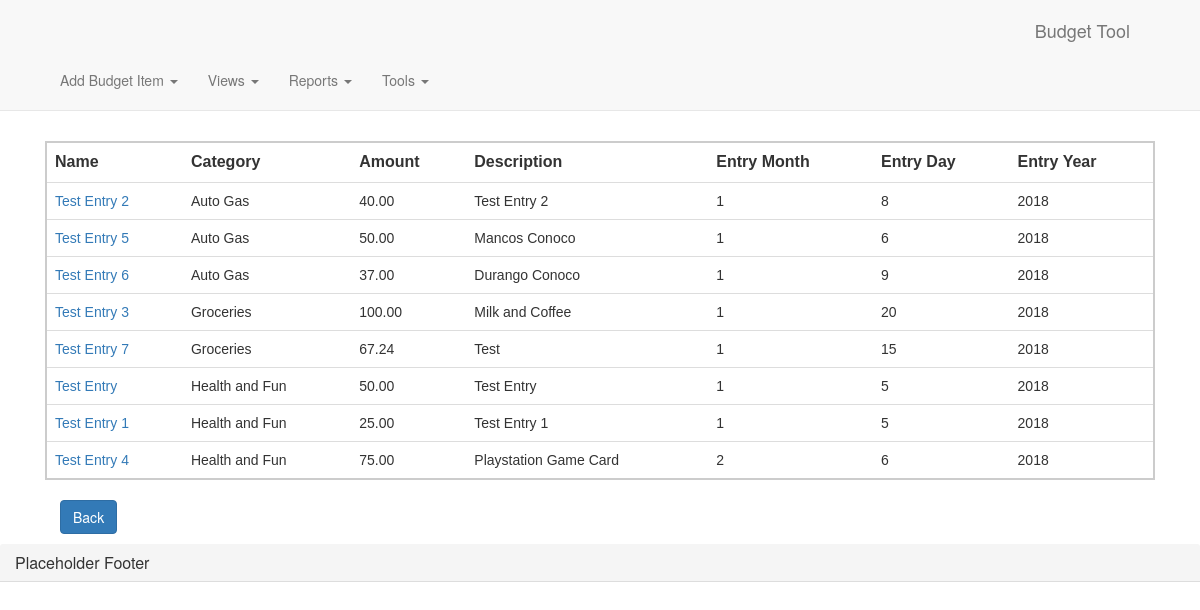
The page /yeartodate on the database its author committed.
### main_app/models.py (models this page shows, shortened)
class Budget_Item(models.Model):
    user = models.ForeignKey(User, null=True)
    name = models.CharField(max_length=100)
    expend_category = models.CharField(max_length=100)
    amount = models.DecimalField(max_digits=10, decimal_places=2)
    entry_month = models.IntegerField(default=1)
    entry_day = models.IntegerField(default=1)
    entry_year = models.IntegerField(default=1)
    description = models.CharField(max_length=100)

### main_app/views.py (the view)
# urls.py: url(r'yeartodate', views.yeartodate, name='yeartodate'),
def yeartodate(request):
    form = BudgetForm
    return render(request, 'yeartodate.html', {'budget_items_ytd':budget_items_ytd,'form':form})

### main_app/templates/yeartodate.html (shortened to what this page needs)
{% extends 'base.html' %}
{% load staticfiles %}
{% block content %}
    <div class="container">
        <table class="table table-tablestriped">
            <tr class="table_header">
                <td>Name</td>
                <td>Category</td>
                <td>Amount</td>
                <td>Description</td>
                <td>Entry Month</td>
                <td>Entry Day</td>
                <td>Entry Year</td>
            </tr>
            {% for budget_item_ytd in budget_items_ytd|dictsort:'expend_category' %}
            <tr class="budget_item">
                <td><a href="/{{budget_item.id}}/">{{ budget_item_ytd.name }}</a></td>
                <td>{{ budget_item_ytd.expend_category }}</td>
                <td>{{ budget_item_ytd.amount }}</td>
                <td>{{ budget_item_ytd.description }}</td>
                <td>{{ budget_item_ytd.entry_month }}</td>
                <td>{{ budget_item_ytd.entry_day }}</td>
                <td>{{ budget_item_ytd.entry_year }}</td>
            </tr>
            {% endfor %}
        </table>
        <div class="col-lg-12">
            <a class="btn btn-primary" href="/">Back</a>
        </div>
    </div>
    <div class="container">
    </div>
{% endblock %}

### main_app/static/css/style.css (style rules this page uses)
table { border : 2px solid #cccccc; padding: 2px; margin: 10px 0 20px 0; border-radius: 15px; }
table td { padding: 0 5px 0 5px; font-family: Helvetica, Arial, sans-serif; font-size: 14px; }
.table_header td { font-size: 16px; font-weight: bold; }

### rows shown on the page
Budget_Item: name "Test Entry 2", expend_category "Auto Gas", amount "40.00", description "Test Entry 2", entry_month "1", entry_day "8", entry_year "2018"
Budget_Item: name "Test Entry 5", expend_category "Auto Gas", amount "50.00", description "Mancos Conoco", entry_month "1", entry_day "6", entry_year "2018"
Budget_Item: name "Test Entry 6", expend_category "Auto Gas", amount "37.00", description "Durango Conoco", entry_month "1", entry_day "9", entry_year "2018"
Budget_Item: name "Test Entry 3", expend_category "Groceries", amount "100.00", description "Milk and Coffee", entry_month "1", entry_day "20", entry_year "2018"
Budget_Item: name "Test Entry 7", expend_category "Groceries", amount "67.24", description "Test", entry_month "1", entry_day "15", entry_year "2018"
Budget_Item: name "Test Entry", expend_category "Health and Fun", amount "50.00", description "Test Entry", entry_month "1", entry_day "5", entry_year "2018"
Budget_Item: name "Test Entry 1", expend_category "Health and Fun", amount "25.00", description "Test Entry 1", entry_month "1", entry_day "5", entry_year "2018"
Budget_Item: name "Test Entry 4", expend_category "Health and Fun", amount "75.00", description "Playstation Game Card", entry_month "2", entry_day "6", entry_year "2018"
